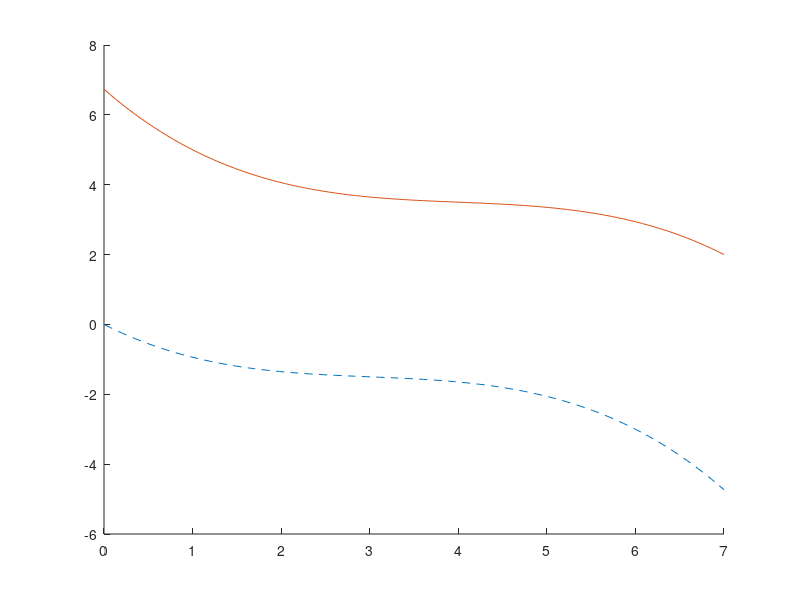
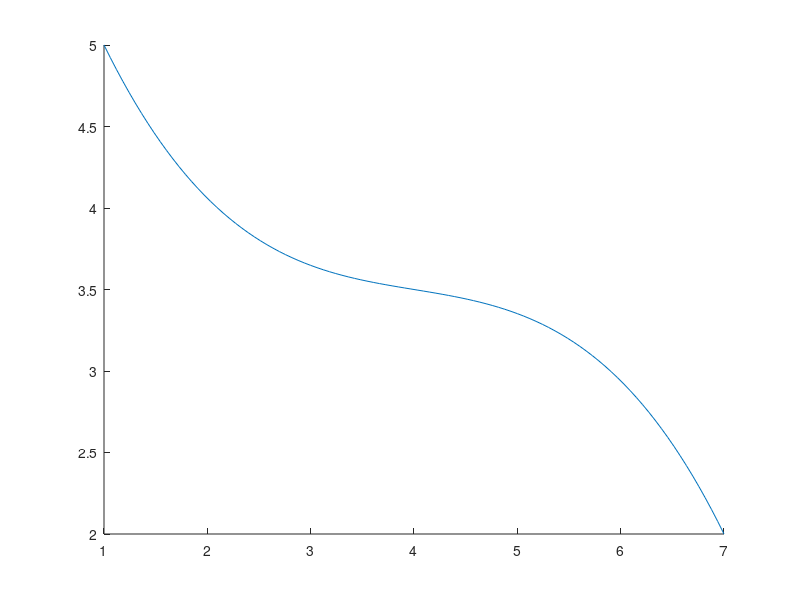

Source code (MATLAB) for these figures, in order: (Note: this script raises an error after producing the figures.)
% Program narise kubicni polinom skozi tocke T1, T2, T3.

% Izberemo koordinate tock na krivulji, npr.:
x1 = 1;
y1 = 5;
x2 = 7;
y2 = 2;

% gravitacijski pospesek
g = 9.8;

% Izberemo parameter a.
% a = doloci_polinom(x1,y1,x2,y2);
% a = -0.05;
a = -0.0440;
% a = -0.0441;

% Izracunamo ostale koeficiente polinoma preko a.
b = @(a) -3/2*a*(x2-x1);
c = @(a) (y2-y1)/(x2-x1) + 1/2*a*(x2-x1)^2;
d = 0;

% Polinom, kjer so tocke prestavljene, da je T1=(0,0).
p = @(x) a.*x.^3+b(a).*x.^2+c(a).*x+d;

% Transliran polinom skozi T1, T2, T3 iz podatkov (ta nas zanima).
r = @(x) a.*(x-x1).^3+b(a).*(x-x1).^2+c(a).*(x-x1)+d+y1;
r(x1); % preverimo, da so vrednosti res y1 oz. y2
r(x2);

% Narisemo oba polinoma, na drugo sliko pa iskani polinom in brahistohrono:
hold on
t = linspace(0,x2,100);
plot(t,p(t), '--')
plot(t,r(t))
hold off

figure

hold on
s = linspace(x1,x2,100);
plot(s,r(s))
risi_brah([x1 y1],[x2 y2])
hold off

% Cas potovanja izracunamo za polinom p (saj je v celoti pod x-osjo),
% sicer pa sta casa potovanja enaka.
dp = @(x) 3*a.*x.^2+2*b(a).*x+c(a);
f = @(x) sqrt((1+dp(x).^2)./(-2*g.*p(x)));
t_polinom = integral(f,0,x2-x1)

% Cas potovanja po brahistohroni in premici skozi T1 in T2.
[t_brahistohrona,t_premica] = cas_brahi([x1 y1],[x2 y2])